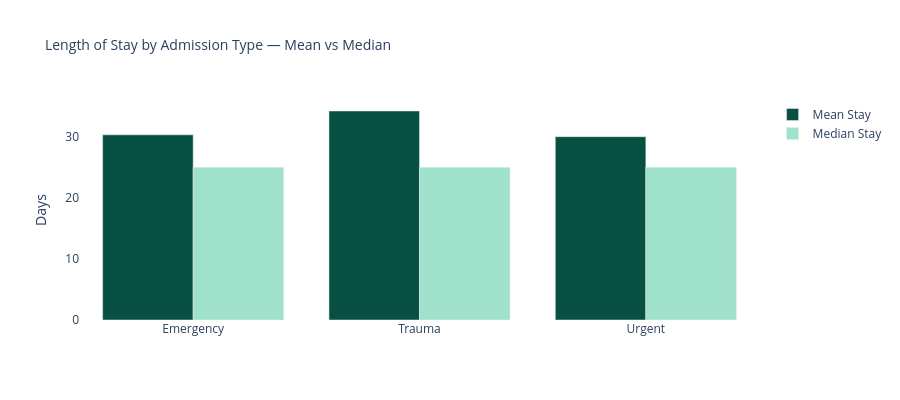

Here is the notebook cell this chart was saved with:
### Code cell
#Chart 3: LOS by admission type

# WHY: Mean vs Median comparison reveals skew — emergency stays are often more variable
stay_by_admission = df.groupby('Type of Admission')['Stay_Days'].agg(['mean','median']).reset_index()
stay_by_admission.columns = ['Admission_Type', 'Mean_Stay', 'Median_Stay']
stay_by_admission = stay_by_admission.round(1)

fig3 = go.Figure()
fig3.add_trace(go.Bar(name='Mean Stay',
    x=stay_by_admission['Admission_Type'],
    y=stay_by_admission['Mean_Stay'],
    marker_color='#085041'))
fig3.add_trace(go.Bar(name='Median Stay',
    x=stay_by_admission['Admission_Type'],
    y=stay_by_admission['Median_Stay'],
    marker_color='#9FE1CB'))
fig3.update_layout(
    title='Length of Stay by Admission Type — Mean vs Median',
    barmode='group', yaxis_title='Days',
    plot_bgcolor='white', height=400, title_font_size=14)
fig3.write_html('charts/stay_by_admission.html')
fig3.show()
print(stay_by_admission)

### Figure 1 — Plotly figure (JSON) as saved in the notebook; plotly's stock layout.template omitted (floating-point values rounded to 4 significant figures)
{"data": [{"marker": {"color": "#085041"}, "name": "Mean Stay", "type": "bar", "x": ["Emergency", "Trauma", "Urgent"], "y": [30.3, 34.2, 30]}, {"marker": {"color": "#9FE1CB"}, "name": "Median Stay", "type": "bar", "x": ["Emergency", "Trauma", "Urgent"], "y": [25, 25, 25]}], "layout": {"barmode": "group", "height": 400, "plot_bgcolor": "white", "title": {"font": {"size": 14}, "text": "Length of Stay by Admission Type — Mean vs Median"}, "yaxis": {"title": {"text": "Days"}}}}
